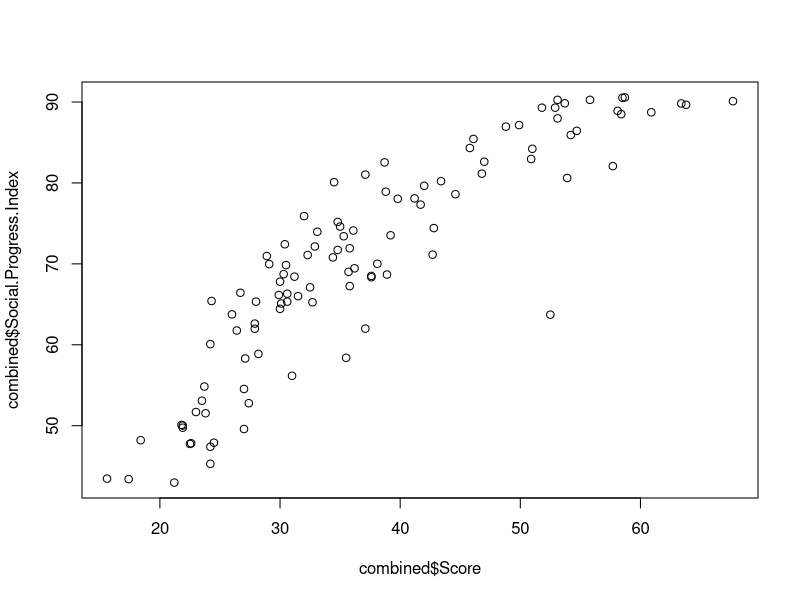
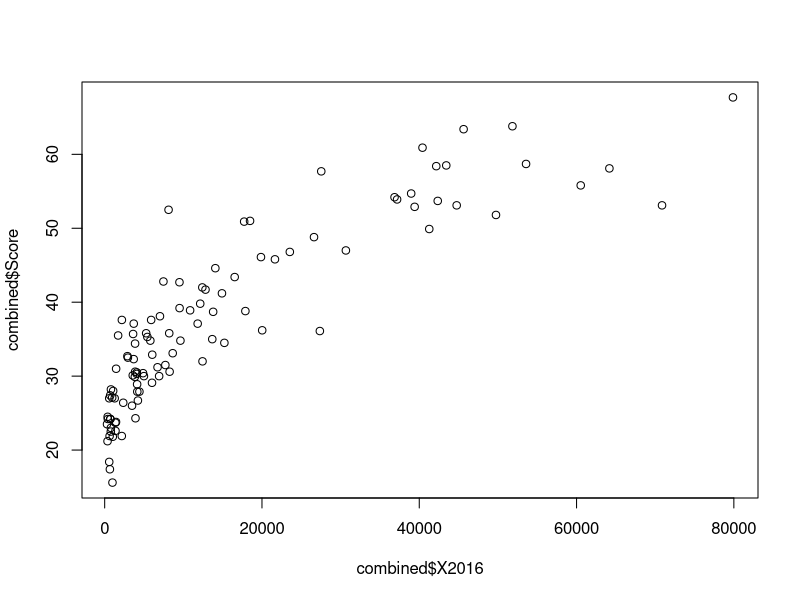
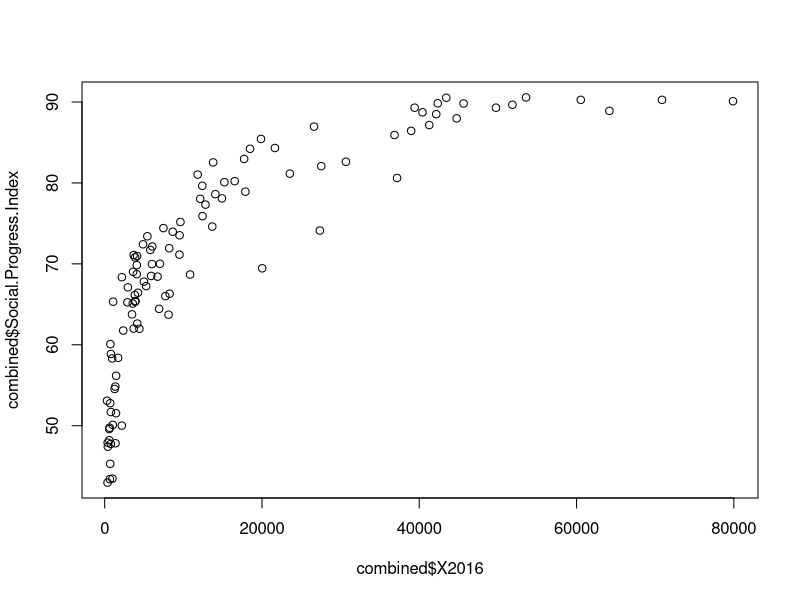

Source code (R) for these figures, in order:
#A quick exercise to correlate innovation to GDP and social progress indicators

#Load Social Progress Index, drop rows without an SPI value
SPI <- read.csv("Social progress rankings.csv")
SPI <- SPI[!is.na(SPI$Social.Progress.Index), ]
print(dim(SPI))

#Load WEF innovation rankings
WEF <- read.csv("WEF rankings.csv")
print(dim(WEF))

#Match the two datasets by country name
combined <- merge(SPI, WEF, by.x=c("Country"), by.y=c("Economy"))
print(dim(combined))

#Innovation is extremely correlated with measures of human progress (r=.89)
cor(combined$Score,combined$Social.Progress.Index)

#Scatterplot of innovation score vs. social progress score
#The correlation levels off at higher levels
plot(combined$Score,combined$Social.Progress.Index)

#Fit regression model: coefficient for SPI score is .8
model1 <- lm(combined$Score ~ combined$Social.Progress.Index)
summary(model1)

#Load GDP per capita data from World Bank
GDP <- read.csv("gdp per capita.csv")

#Merge GDP data with combined dataframe
combined <- merge(combined, GDP, by="Country.Code")

#GDP per capita is extremely correlated with innovation (.87)
cor(combined$Score,combined$X2016)

#GDP per capita is correlated strongly with social progress (.79)
cor(combined$Social.Progress.Index,combined$X2016)

#Scatterplot of innovation score vs GDP per capita
#The relationship is nonlinear
plot(combined$X2016,combined$Score)

#Likewise, the relationship between GDP and social progress is not linear
plot(combined$X2016,combined$Social.Progress.Index)

#Fitting a model with all three variables
model2 <- lm(combined$Score ~ combined$X2016)
summary(model2)

#Fitting a model with all three variables
model3 <- lm(combined$Score ~ combined$Social.Progress.Index + combined$X2016)
summary(model3)
#The relationship between social progress and innovation remains, but is less strong

#R-squared with just GDP per capita: .76
#With just social progress: .79
#With both: .87
